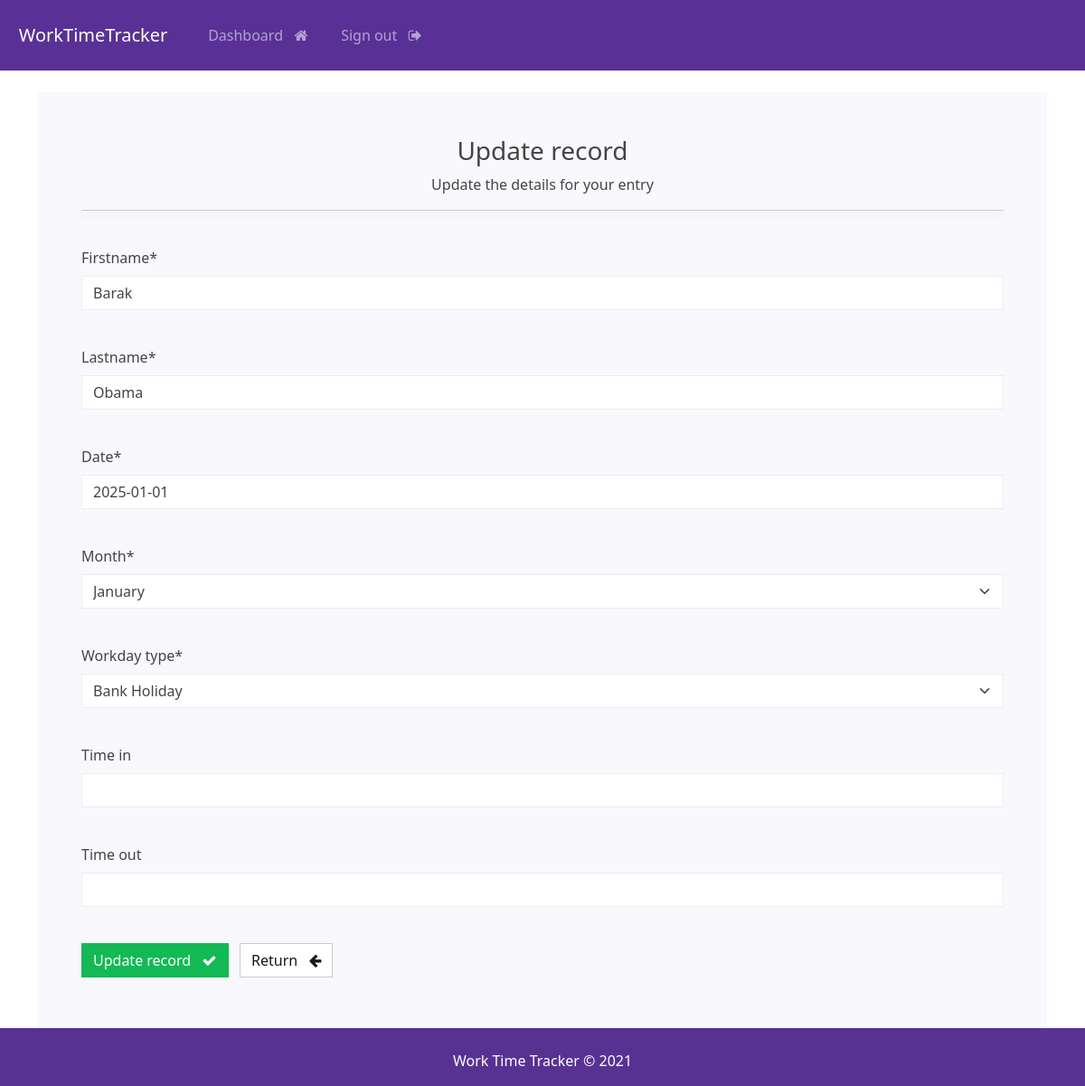
The page /update-record/5 (signed in) on the database its author committed.
### webapp/models.py (models this page shows, shortened)
class Workday(models.Model):
    user = models.ForeignKey(User, on_delete=models.CASCADE)
    WORKDAY_TYPE = [
        ('Work', 'Work'),
        ('Sick Leave', 'Sick Leave'),
        ('Annual Leave', 'Annual Leave'),
        ('Bank Holiday', 'Bank Holiday'),
    ]
    MONTH = [
        ('January', 'January'),
        ('February', 'February'),
        ('March', 'March'),
        ('April', 'April'),
        ('May', 'May'),
        ('June', 'June'),
        ('July', 'July'),
        ('August', 'August'),
        ('September', 'September'),
        ('October', 'October'),
        ('November', 'November'),
        ('December', 'December'),
    ]
    id = models.AutoField(primary_key=True)
    firstname = models.CharField(max_length=100)
    lastname = models.CharField(max_length=100)
    date = models.DateField()
    month = models.CharField(
        max_length=20,
        choices=MONTH,
        default=get_current_month,
    )
    workday_type = models.CharField(
        max_length=20,
        choices=WORKDAY_TYPE,
        default='Work',
    )
    time_in = models.TimeField(blank=True, null=True)
    time_out = models.TimeField(blank=True, null=True)

### webapp/views.py (the view)
# urls.py: path('update-record/<str:pk>', views.update_record, name='update-record'),
@login_required(login_url='login')
def update_record(request, pk):
    if request.user.is_superuser:
        record = Workday.objects.filter(id=pk).first()  # Superuser can edit any record
    else:
        record = Workday.objects.filter(user=request.user, id=pk).first()  # Regular user restriction
    if not record:
        messages.error(request, "You don't have permission to update this record.")
        return redirect('dashboard')
    form = UpdateRecordForm(instance=record)
    if request.method == 'POST':
        form = UpdateRecordForm(request.POST, instance=record)
        if form.is_valid():
            form.save()
            messages.success(request, "Your record was updated!")
            return redirect("view-record", pk=record.id)
    context = {'form': form, 'page_title': 'Update Record'}
    return render(request, 'webapp/update-record.html', context=context)

### webapp/forms.py
class UpdateRecordForm(forms.ModelForm):
    class Meta:
        model = Workday
        fields = ['firstname', 'lastname', 'date', 'month', 'workday_type', 'time_in', 'time_out']

### webapp/templates/webapp/update-record.html (shortened to what this page needs)
{% extends 'webapp/base.html' %}
{% load static crispy_forms_tags %}
{% block content %}
<body>
    <div class="container bg-light shadow-md p-5 form-layout">
        <div class="text-center">
            <h3> Update record </h3>
            <p> Update the details for your entry </p>
        </div>
        <hr>
        <br>
        <form method="POST" autocomplete="off">
            {{form.firstname|as_crispy_field}}
            <br>
            {{form.lastname|as_crispy_field}}
            <br>
            {{form.date|as_crispy_field}}
            <br>
            {{form.month|as_crispy_field}}
            <br>
            {{form.workday_type|as_crispy_field}}
            <br>
            {{form.time_in|as_crispy_field}}
            <br>
            {{form.time_out|as_crispy_field}}
            <br>
            <button type="submit" class="btn btn-success">
                Update record &nbsp; <i class="fa fa-check" aria-hidden="true"></i>
            </button>
            <a href="{% url 'dashboard' %}" class="btn btn-secondary">
                Return &nbsp; <i class="fa fa-arrow-left" aria-hidden="true"></i>
            </a>
        </form>
        <br><br>
    </div>
    <br>
</body>
{% endblock %}

### static/css/styles.css (style rules this page uses)
hr { box-shadow: 0 4px 10px rgba(0.8, 0.8, 0.8, 0.8); }
a { text-decoration: none; }

### rows shown on the page
Workday: firstname "Barak", lastname "Obama", date "2025-01-01", month "January", workday_type "Bank Holiday"
